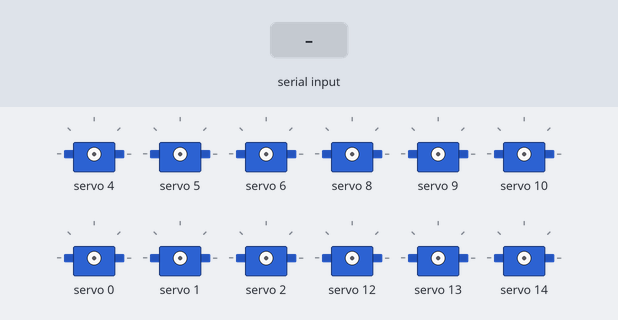
This sketch was run on a simulated Arduino Uno, built with avr-gcc and run on an emulated ATmega328P. Parts: 12 × servo. The inputs (shaded band) are chosen by the test bench. What the sketch prints to the serial monitor is not drawn.

Above: at 1.2 s.
1.3 s: "90,45,200\n" received over Serial
3.8 s: "30,150\n" received over Serial
At 5.9 s:
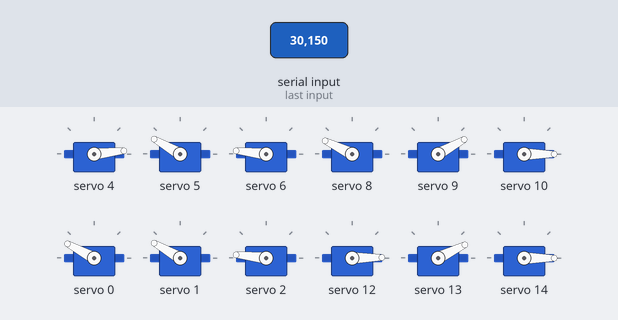
6.3 s: "5\n" received over Serial
At 7.7 s:
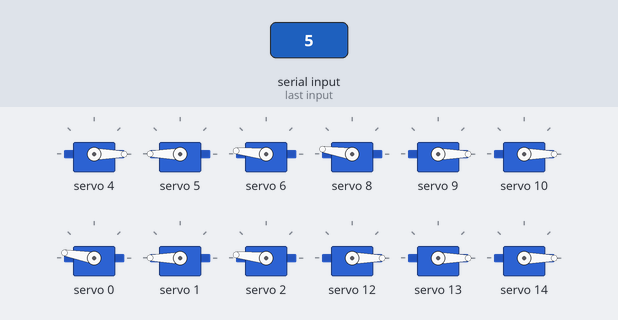
8.8 s: "200\n" received over Serial
At 10.9 s:
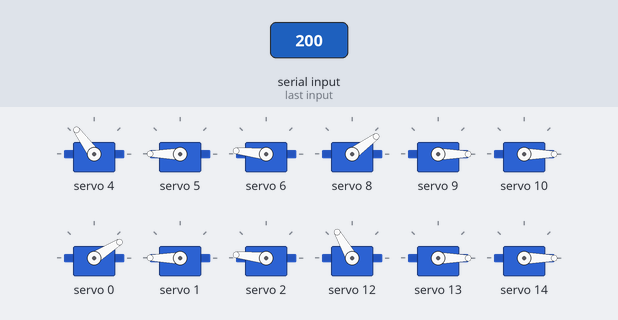
Timing chart, 0 to 12.3 s (numbered marks = the images above; inputs shaded):
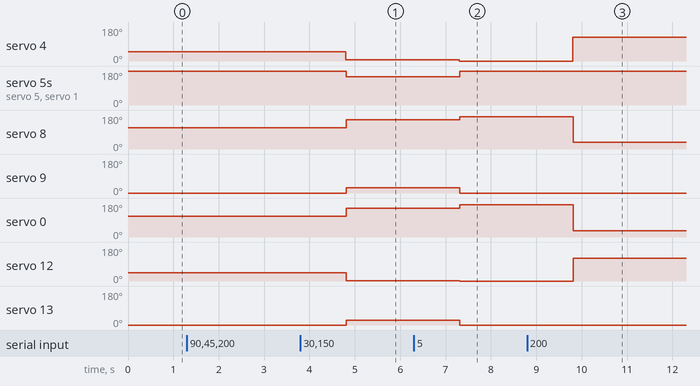

The sketch:

Leg_1_Calibration.ino
```cpp
#include <Wire.h>
#include <Adafruit_PWMServoDriver.h>

Adafruit_PWMServoDriver pwm = Adafruit_PWMServoDriver();

#define MIN_PULSE_WIDTH 500
#define MAX_PULSE_WIDTH 2500
#define hip 0
#define thigh 1
#define leg 2

#define DEFAULT_PULSE_WIDTH 1500
#define FREQUENCY 50
int angle, anglePulse;


void setup() {
  // put your setup code here, to run once:
  Serial.begin(115200);
  Serial.println("16 channel Servo test!");
  pwm.begin();
  pwm.setPWMFreq(FREQUENCY);
}

void loop() {
  // put your main code here, to run repeatedly:
  while(Serial.available() > 0)
  {
    String s = Serial.readString();
    Serial.println(s);
    String s4 = s.substring(0, 3); //get first 4 characters
    String s5 = s.substring(4, 7); //get next 4 characters
    String s6 = s.substring(8, 11); //get third 4 characters

    int n4 = s4.toInt();
    int n5 = s5.toInt();
    int n6 = s6.toInt();

    //leg 1
    anglePulse = map(n4, 0, 270, 81, 481);
    pwm.setPWM(4, 0, anglePulse);
    Serial.print(anglePulse);
    Serial.print(" ");
    anglePulse = map(n5, 0, 270, 502, 99);
    pwm.setPWM(5, 0, anglePulse);
    Serial.print(anglePulse);
    Serial.print(" ");
    anglePulse = map(n6, 0, 270, 479, 82);
    pwm.setPWM(6, 0, anglePulse);
    Serial.print(anglePulse);
    Serial.print(" ");

    //leg 2
    anglePulse = map(n4, 0, 270, 480, 84);
    pwm.setPWM(8, 0, anglePulse);
    Serial.print(anglePulse);
    Serial.print(" ");
    anglePulse = map(n5, 0, 270, 98, 501);
    pwm.setPWM(9, 0, anglePulse);
    Serial.print(anglePulse);
    Serial.print(" ");
    anglePulse = map(n6, 0, 270, 80, 480);
    pwm.setPWM(10, 0, anglePulse);
    Serial.print(anglePulse);
    Serial.print(" ");

    //leg 3
    anglePulse = map(n4, 0, 270, 477, 76);
    pwm.setPWM(0, 0, anglePulse);
    Serial.print(anglePulse);
    Serial.print(" ");
    anglePulse = map(n5, 0, 270, 504, 98);
    pwm.setPWM(1, 0, anglePulse);
    Serial.print(anglePulse);
    Serial.print(" ");
    anglePulse = map(n6, 0, 270, 479, 79);
    pwm.setPWM(2, 0, anglePulse);
    Serial.print(anglePulse);
    Serial.print(" ");

    //leg 4
    anglePulse = map(n4, 0, 270, 69, 469);
    pwm.setPWM(12, 0, anglePulse);
    Serial.print(anglePulse);
    Serial.print(" ");
    anglePulse = map(n5, 0, 270, 92, 493);
    pwm.setPWM(13, 0, anglePulse);
    Serial.print(anglePulse);
    Serial.print(" ");
    anglePulse = map(n6, 0, 270, 92, 482);
    pwm.setPWM(14, 0, anglePulse);
    Serial.print(anglePulse);
    Serial.print(" ");
  }
}
```

Measured:
- after the input at 3.8 s, servo 4: 48° → 6° after 1.0 s; servo 5, servo 1: 180° → 150° after 1.0 s; servo 8: 112° → 154° after 1.0 s; servo 9: 0° → 29° after 1.0 s; servo 0: 110° → 152° after 1.0 s
- after the input at 6.3 s, servo 4: 6° → 0° after 1.0 s; servo 5, servo 1: 150° → 180° after 1.0 s; servo 8: 154° → 171° after 1.0 s; servo 9: 29° → 0° after 1.0 s; servo 0: 152° → 170° after 1.0 s
- after the input at 8.8 s, servo 4: 0° → 126° after 1.0 s; servo 8: 171° → 36° after 1.0 s; servo 0: 170° → 32° after 1.0 s; servo 12: 0° → 120° after 1.0 s
